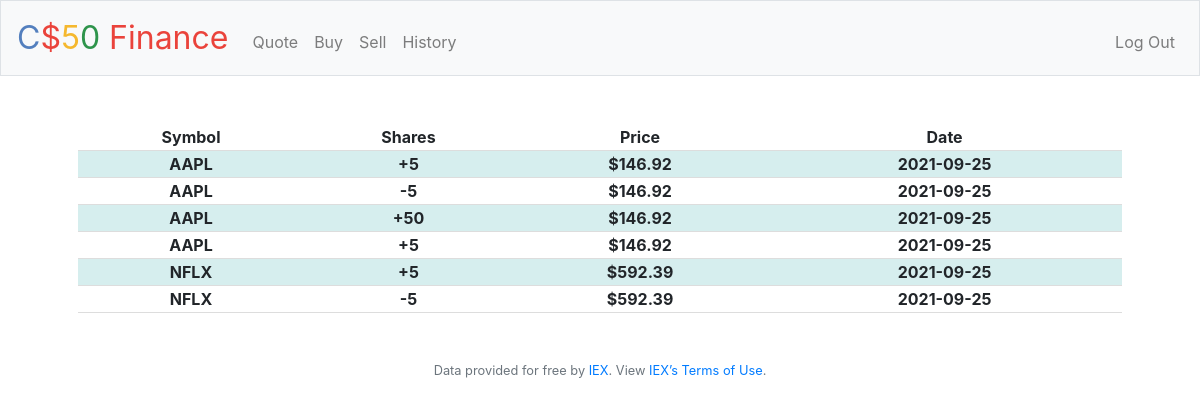
Screenshot of /history (signed in) with the database file from the repository.
### tables this page shows
CREATE TABLE 'transactions' ('user_id' integer, 'symbol' text,'shares' text, 'price' integer, 'date' text);

### application.py (the view)
@app.route("/history")
@login_required
def history():
    userId = session["user_id"]
    userTransactions = db.execute("SELECT * FROM transactions WHERE user_id=?", userId)
    return render_template("history.html", shares=userTransactions)

### application.py (called while the page is built)
@app.after_request
def after_request(response):
    response.headers["Cache-Control"] = "no-cache, no-store, must-revalidate"
    response.headers["Expires"] = 0
    response.headers["Pragma"] = "no-cache"
    return response

### helpers.py (called while the page is built)
def login_required(f):
    @wraps(f)
    def decorated_function(*args, **kwargs):
        if session.get("user_id") is None:
            return redirect("/login")
        return f(*args, **kwargs)
    return decorated_function

def usd(value):
    return f"${value:,.2f}"

### templates/history.html (shortened to what this page needs)
{% extends "layout.html" %}
{% block main %}
    <table style="width: 100%">
        <tr>
            <th>Symbol</th>
            <th>Shares</th>
            <th>Price</th>
            <th>Date</th>
        </tr>
        {% for share in shares %}
            <tr>
                <th> {{ share['symbol'] }} </th>
                <th> {{ share['shares'] }} </th>
                <th> {{ usd(share['price']) }} </th>
                <th> {{ share['date'] }} </th>
            </tr>
        {% endfor %}
    </table>
{% endblock %}

### templates/layout.html (shortened to what this page needs)
<!DOCTYPE html>
<html lang="en">
    <head>
        <link rel="stylesheet" href="https://cdn.jsdelivr.net/npm/bootstrap@4.5.3/dist/css/bootstrap.min.css">
        <link href="/static/styles.css" rel="stylesheet">
    </head>
    <body>
        <nav class="navbar navbar-expand-md navbar-light bg-light border">
            <a class="navbar-brand" href="/"><span class="blue">C</span><span class="red">$</span><span class="yellow">5</span><span class="green">0</span> <span class="red">Finance</span></a>
            <div class="collapse navbar-collapse" id="navbar">
                {% if session.user_id %}
                    <ul class="navbar-nav mr-auto mt-2">
                        <li class="nav-item"><a class="nav-link" href="/quote">Quote</a></li>
                        <li class="nav-item"><a class="nav-link" href="/buy">Buy</a></li>
                        <li class="nav-item"><a class="nav-link" href="/sell">Sell</a></li>
                        <li class="nav-item"><a class="nav-link" href="/history">History</a></li>
                    </ul>
                    <ul class="navbar-nav ml-auto mt-2">
                        <li class="nav-item"><a class="nav-link" href="/logout">Log Out</a></li>
                    </ul>
                {% else %}
                    <ul class="navbar-nav ml-auto mt-2">
                        <li class="nav-item"><a class="nav-link" href="/register">Register</a></li>
                        <li class="nav-item"><a class="nav-link" href="/login">Log In</a></li>
                    </ul>
                {% endif %}
            </div>
        </nav>
        <main class="container p-5">
            {% block main %}{% endblock %}
        </main>
        <footer class="small text-center text-muted">
            Data provided for free by <a href="https://iextrading.com/developer">IEX</a>. View <a href="https://iextrading.com/api-exhibit-a/">IEX’s Terms of Use</a>.
        </footer>
    </body>
</html>

### static/styles.css (style rules this page uses)
nav .navbar-brand { font-size: xx-large; }
nav .navbar-brand .blue { color: #537fbe; }
nav .navbar-brand .red { color: #ea433b; }
nav .navbar-brand .yellow { color: #f5b82e; }
nav .navbar-brand .green { color: #2e944b; }
main { overflow-x: auto; text-align: center; }
table, th, td { border-bottom: 1px solid #ddd; border-collapse: collapse; }
tr:nth-child(even) { background-color: #D6EEEE; }

### rows the page displays
transactions: symbol "AAPL", shares "+5", price "$146.92", date "2021-09-25"
transactions: symbol "AAPL", shares "-5", price "$146.92", date "2021-09-25"
transactions: symbol "AAPL", shares "+50", price "$146.92", date "2021-09-25"
transactions: symbol "AAPL", shares "+5", price "$146.92", date "2021-09-25"
transactions: symbol "NFLX", shares "+5", price "$592.39", date "2021-09-25"
transactions: symbol "NFLX", shares "-5", price "$592.39", date "2021-09-25"
